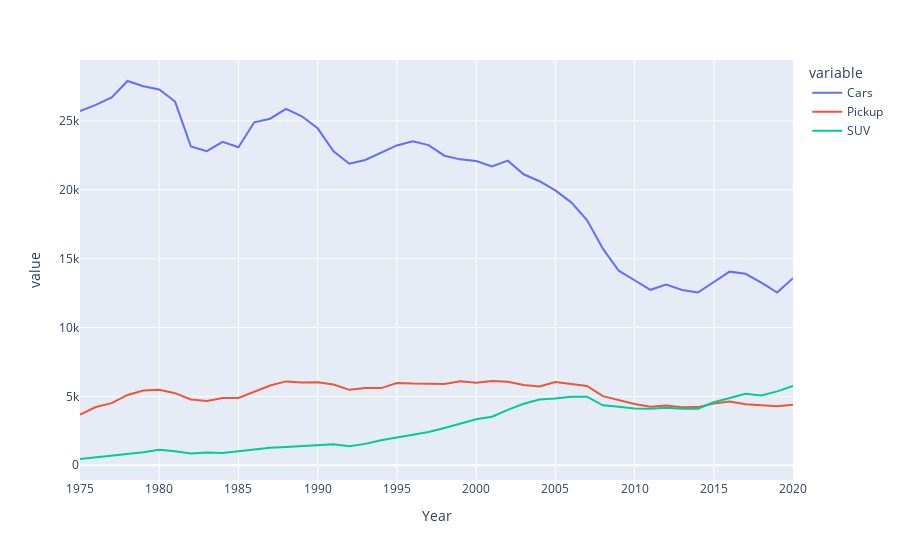

Source (notebook cell):
### Markdown cell above
- #### <b>Line chart - passenger vehicle <span style='background:green'>occupant</span> deaths by vehicle type, 1975-2020</b>

### Code cell
fig = px.line(occupants_df, x='Year', y=occupants_df.drop(columns=['Year']).columns)
fig.show()

### Figure 1 — Plotly figure (JSON) as saved in the notebook; plotly's stock layout.template omitted (floating-point values rounded to 4 significant figures)
{"data": [{"hovertemplate": "variable=Cars<br>Year=%{x}<br>value=%{y}<extra></extra>", "legendgroup": "Cars", "line": {"color": "#636efa", "dash": "solid"}, "marker": {"symbol": "circle"}, "mode": "lines", "name": "Cars", "orientation": "v", "showlegend": true, "type": "scatter", "x": [1975, 1976, 1977, 1978, 1979, 1980, 1981, 1982, 1983, 1984, 1985, 1986, 1987, 1988, 1989, 1990, 1991, 1992, 1993, 1994, 1995, 1996, 1997, 1998, 1999, 2000, 2001, 2002, 2003, 2004, 2005, 2006, 2007, 2008, 2009, 2010, 2011, 2012, 2013, 2014, 2015, 2016, 2017, 2018, 2019, 2020], "xaxis": "x", "y": [25715, 26163, 26698, 27898, 27518, 27282, 26406, 23144, 22801, 23484, 23084, 24898, 25160, 25876, 25334, 24463, 22794, 21889, 22166, 22708, 23219, 23526, 23243, 22475, 22209, 22091, 21688, 22114, 21125, 20623, 19956, 19087, 17805, 15725, 14124, 13433, 12738, 13112, 12731, 12543, 13320, 14057, 13902, 13260, 12535, 13578], "yaxis": "y"}, {"hovertemplate": "variable=Pickup<br>Year=%{x}<br>value=%{y}<extra></extra>", "legendgroup": "Pickup", "line": {"color": "#EF553B", "dash": "solid"}, "marker": {"symbol": "circle"}, "mode": "lines", "name": "Pickup", "orientation": "v", "showlegend": true, "type": "scatter", "x": [1975, 1976, 1977, 1978, 1979, 1980, 1981, 1982, 1983, 1984, 1985, 1986, 1987, 1988, 1989, 1990, 1991, 1992, 1993, 1994, 1995, 1996, 1997, 1998, 1999, 2000, 2001, 2002, 2003, 2004, 2005, 2006, 2007, 2008, 2009, 2010, 2011, 2012, 2013, 2014, 2015, 2016, 2017, 2018, 2019, 2020], "xaxis": "x", "y": [3674, 4225, 4512, 5103, 5423, 5489, 5236, 4779, 4660, 4884, 4892, 5334, 5795, 6089, 6016, 6032, 5858, 5476, 5611, 5604, 5973, 5928, 5922, 5904, 6095, 5996, 6121, 6058, 5833, 5716, 6040, 5877, 5758, 5021, 4719, 4443, 4245, 4339, 4215, 4223, 4490, 4625, 4434, 4380, 4284, 4390], "yaxis": "y"}, {"hovertemplate": "variable=SUV<br>Year=%{x}<br>value=%{y}<extra></extra>", "legendgroup": "SUV", "line": {"color": "#00cc96", "dash": "solid"}, "marker": {"symbol": "circle"}, "mode": "lines", "name": "SUV", "orientation": "v", "showlegend": true, "type": "scatter", "x": [1975, 1976, 1977, 1978, 1979, 1980, 1981, 1982, 1983, 1984, 1985, 1986, 1987, 1988, 1989, 1990, 1991, 1992, 1993, 1994, 1995, 1996, 1997, 1998, 1999, 2000, 2001, 2002, 2003, 2004, 2005, 2006, 2007, 2008, 2009, 2010, 2011, 2012, 2013, 2014, 2015, 2016, 2017, 2018, 2019, 2020], "xaxis": "x", "y": [455, 577, 729, 852, 945, 1124, 1021, 862, 920, 886, 1024, 1131, 1269, 1320, 1373, 1480, 1521, 1390, 1552, 1809, 2006, 2210, 2416, 2711, 3019, 3337, 3521, 4022, 4463, 4772, 4847, 4973, 4975, 4350, 4254, 4130, 4095, 4171, 4098, 4103, 4577, 4908, 5186, 5059, 5365, 5757], "yaxis": "y"}], "layout": {"legend": {"title": {"text": "variable"}, "tracegroupgap": 0}, "margin": {"t": 60}, "xaxis": {"anchor": "y", "domain": [0, 1], "title": {"text": "Year"}}, "yaxis": {"anchor": "x", "domain": [0, 1], "title": {"text": "value"}}}}
